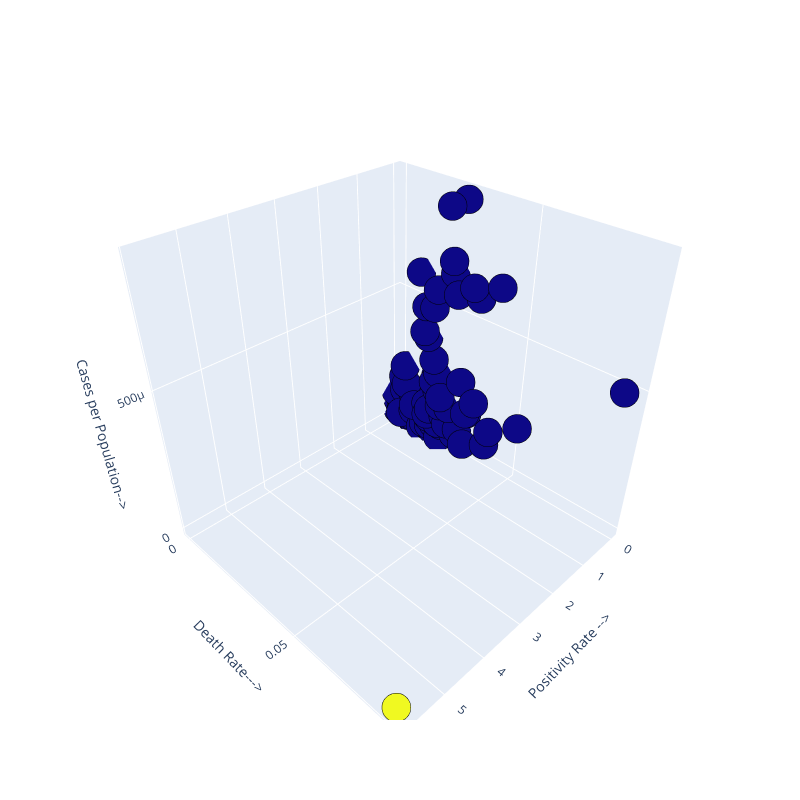

The notebook cell this image was saved under:
### Markdown cell above
As we can see, the elbow indicates to use 3 clusters. The results are clear on those 2 charts (they represent the same but with different libraries / tools).
This is the clustering for method with the median.
Now we proceed to the methon in which we drop the NaN values.

### Code cell
cl2(df_4_cl_NaN,2)
printCountries(df_4_cl_NaN,2)
